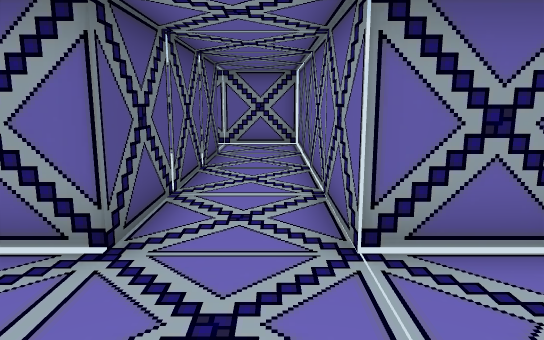
[1] (above)

17 first-person views from a walk through a Unity game level. The camera is 1.4 m above the floor, tilts 10° down and sees 70° across. The floor is counted in squares, 1 m on a side. Each view is taken from the middle of a square. On the plan, view 1 faces up. The plan holds only what a view shows up to about 16 squares ahead; the rest is blank. Some surface patterns are stand-ins.

[2]
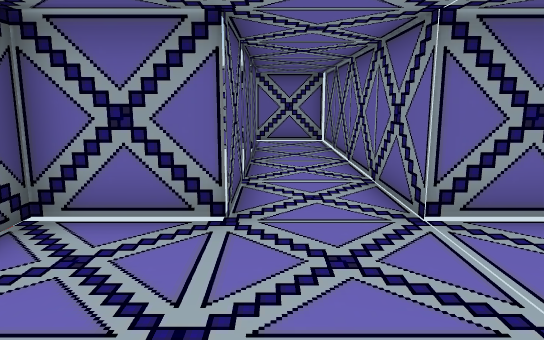

[3]
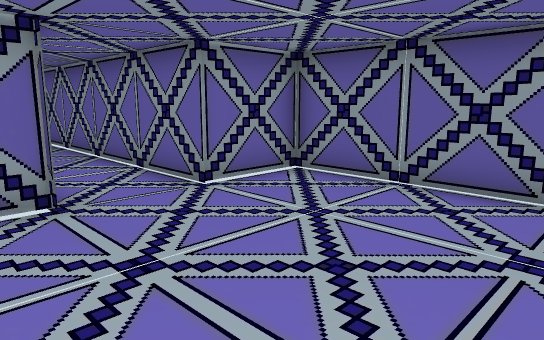

[4]
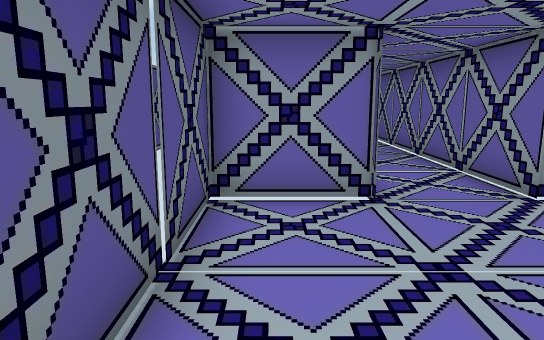

[5]
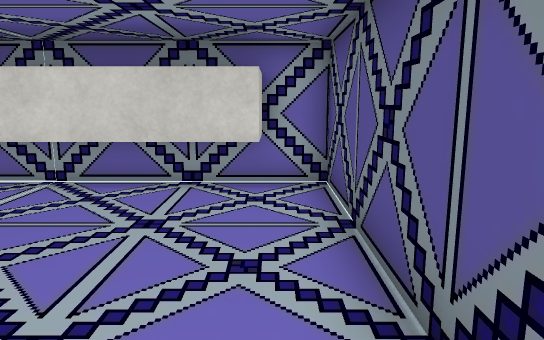

[6]
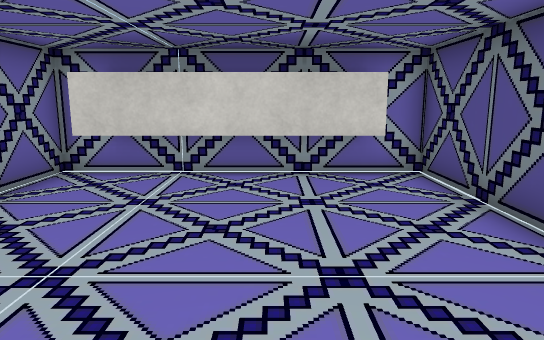

[7]
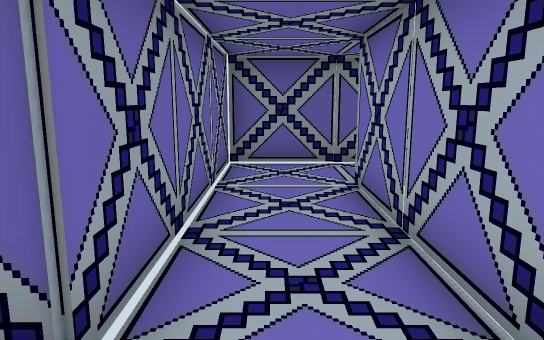

[8]
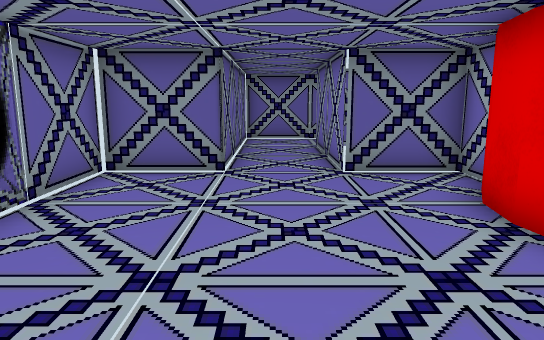

[9]
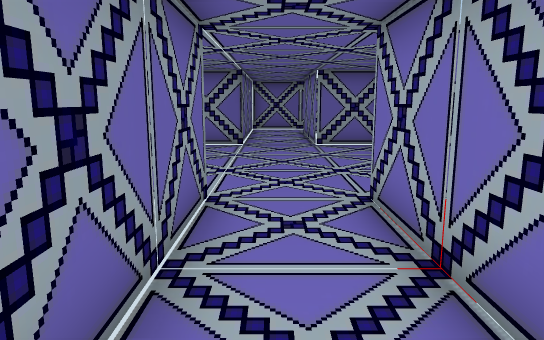

[10]
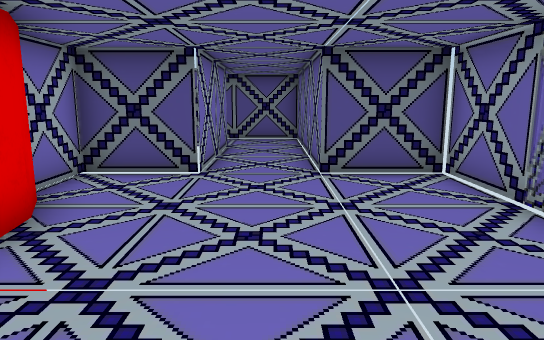

[11]
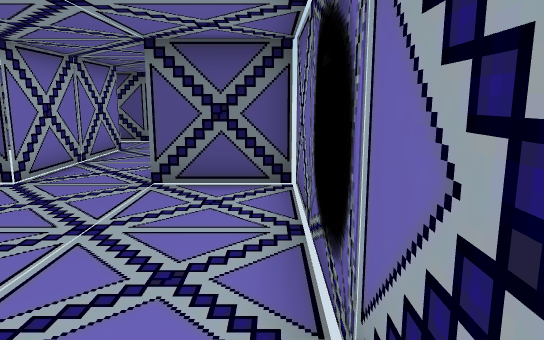

[12]
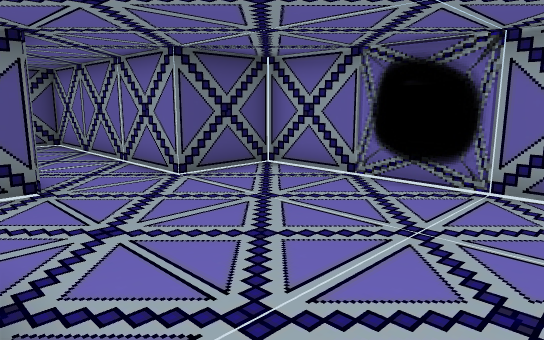

[13]
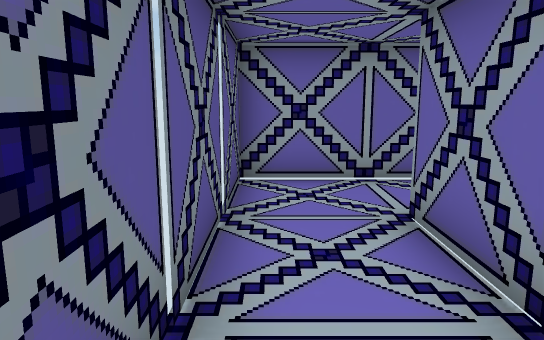

[14]
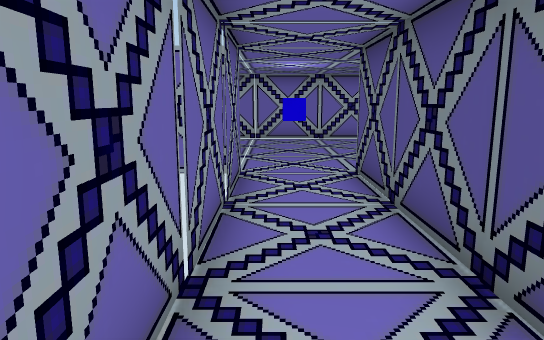

[15]
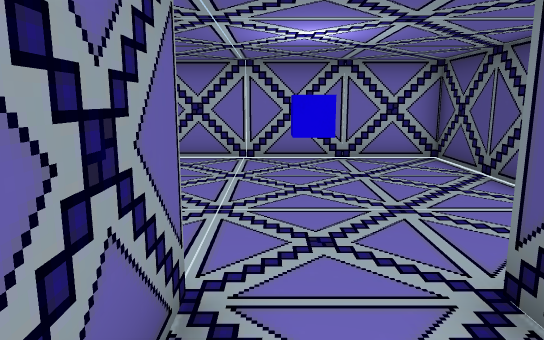

[16]
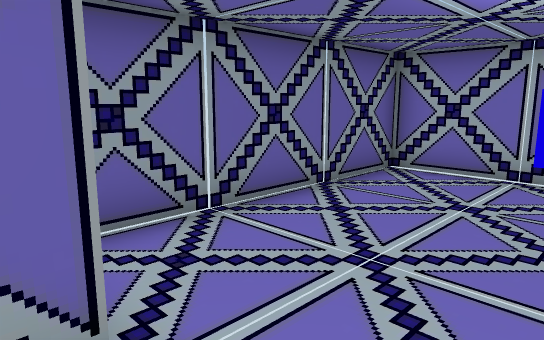

[17]
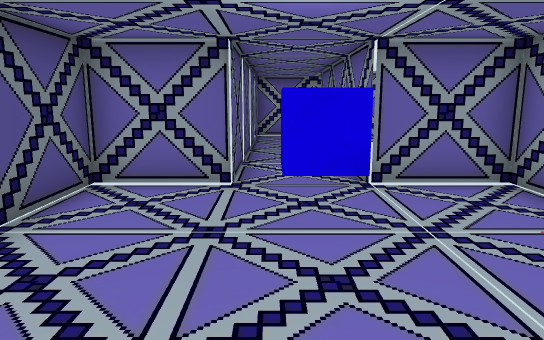

### Floor plan
Points are (right, up) in squares from view 1. A wall is a line through its corners. A room is listed if a view was taken in it or the views show most of it. See-through windows are left out.
Room 1 (views 1, 2, 3, 4, 5, 6, 10)
walls: (3.2, -1) (3.2, 3.5) (0.8, 3.5) (0.8, 13) (-6.3, 13); (-6.3, 10.6) (-1.5, 10.6) (-1.5, 3.5) (-3.9, 3.5) (-3.9, -3.7) (3, -3.7); (-2.8, -3.4) (-2.8, -2.3) (2.3, -2.3)
ways out: opening at (-6, 11.5) to room 2
Room 2 (views 7, 8, 11, 12)
walls: (-11.5, 8.6) (-10.6, 9) (-9.7, 9.2) (-8.7, 9) (-7.8, 8.6); (-6.3, 13) (-6.3, 15.4) (-13.5, 15.4) (-13.5, 13) (-18.4, 13); (-7.4, 8.3) (-6.3, 8.3) (-6.3, 10.6); (-18.4, 10.6) (-13.5, 10.6) (-13.5, 8.3) (-11.9, 8.3)
ways out: opening at (-6, 11.5) to room 1; opening at (-19, 11.5) to room 3
Room 3 (views 9, 13, 14, 15, 16, 17)
walls: (-18.4, 13) (-20.6, 13) (-20.6, 3.5) (-23.1, 3.5) (-23.1, -3.7) (-15.9, -3.7) (-15.9, 3.5) (-18.4, 3.5) (-18.4, 10.6)
ways out: opening at (-19, 11.5) to room 2
objects: other object (-20, 0) to (-19, 0)

Where each view was taken, in squares from view 1:
view 1: 0 up, 0 right, facing up
view 2: 1 down, 1 left, facing up
view 3: 2 down, 3 left, facing up-right
view 4: 2 down, 3 left, facing up
view 5: 3 up, 3 left, facing down
view 6: 4 up, 1 left, facing down
view 7: 12 up, 8 left, facing right
view 8: 12 up, 14 left, facing right
view 9: 12 up, 19 left, facing right
view 10: 12 up, 6 left, facing left
view 11: 15 up, 7 left, facing left
view 12: 9 up, 7 left, facing up-left
view 13: 6 up, 20 left, facing up
view 14: 11 up, 19 left, facing down
view 15: 6 up, 19 left, facing down
view 16: 4 up, 20 left, facing down-right
view 17: 3 down, 20 left, facing up
